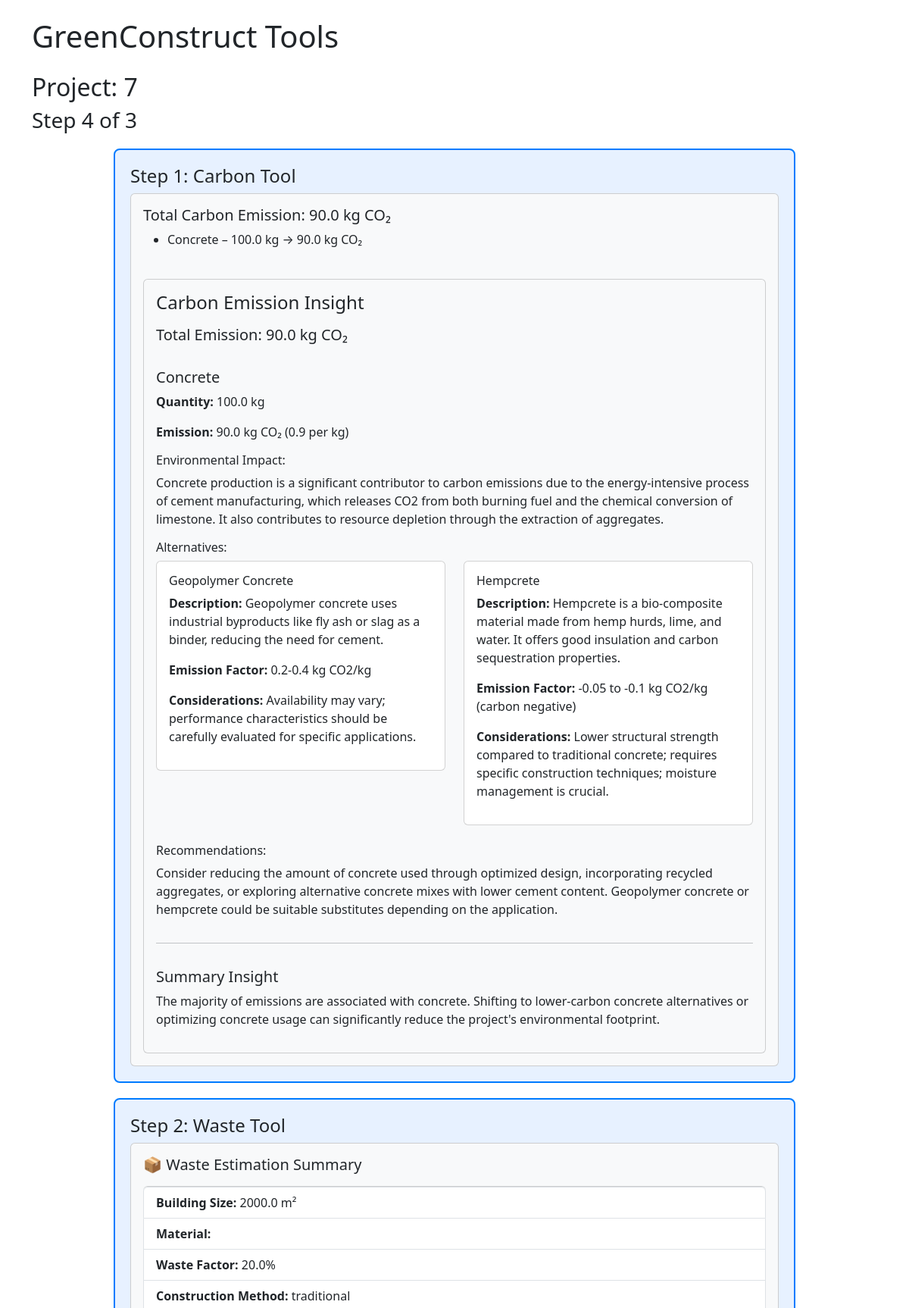
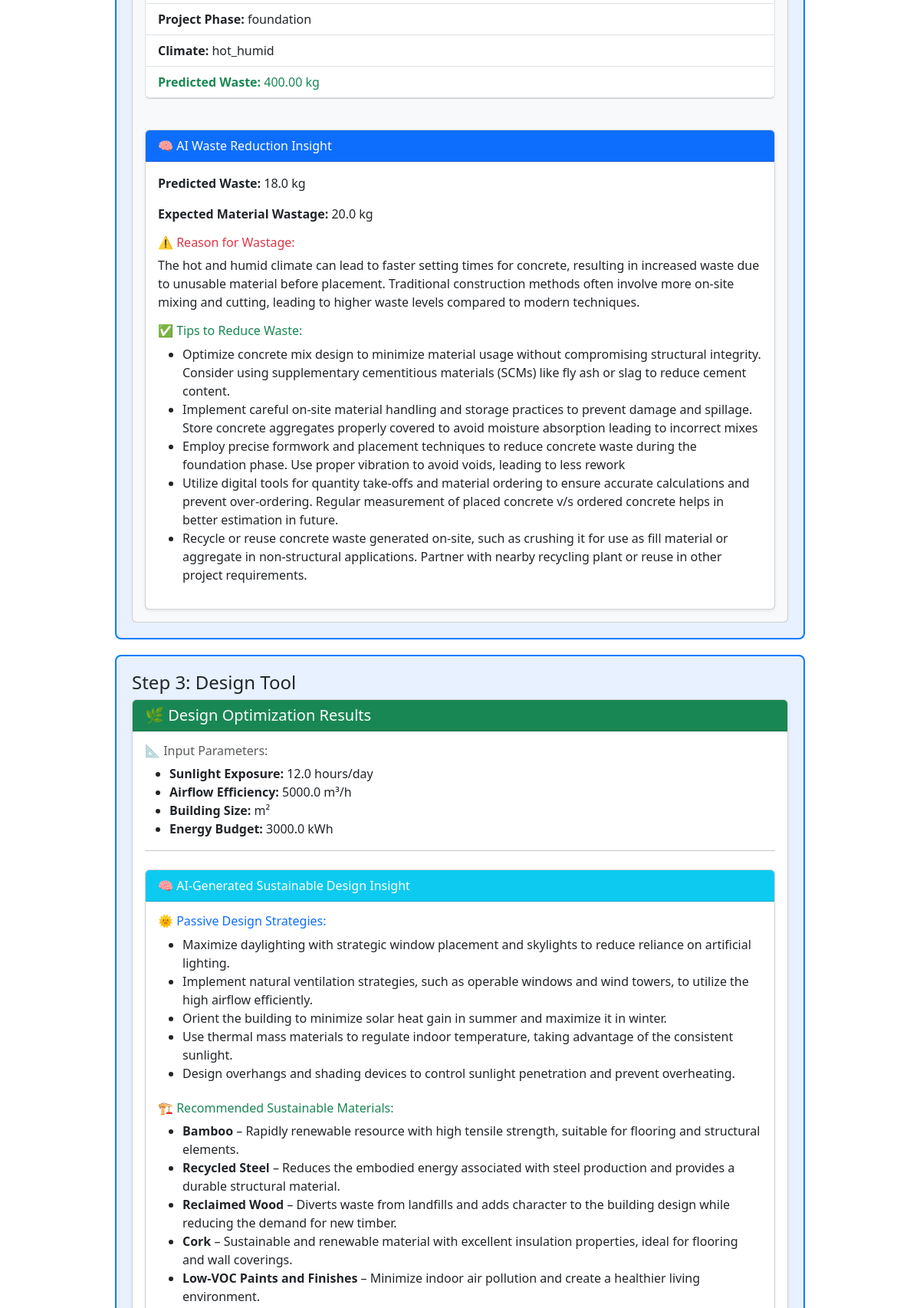
The page /projects/7/step/4/ (upper part) on the database its author committed (2 pictures, top to bottom).
### tools/models.py (models this page shows, shortened)
class Project(models.Model):
    name = models.CharField(max_length=200)
    created_at = models.DateTimeField(auto_now_add=True)
    updated_at = models.DateTimeField(auto_now=True)
    current_step = models.PositiveSmallIntegerField(default=1)
    carbon_data = models.JSONField(null=True, blank=True)
    carbon_insight = models.JSONField(null=True, blank=True)
    waste_data = models.JSONField(null=True, blank=True)
    waste_insight = models.JSONField(null=True, blank=True)
    design_data = models.JSONField(null=True, blank=True)
    design_insight = models.JSONField(null=True, blank=True)
    combined_insight = models.TextField(null=True, blank=True)
    graph_metrics = models.JSONField(null=True, blank=True)
    combined_forecasting = models.JSONField(null=True, blank=True)  # 👈 Add this

### tools/views.py (the view)
# urls.py: path('projects/<int:project_id>/step/<int:step>/', views.project_step, name='project_step')
def project_step(request, project_id, step):
    project = get_object_or_404(Project, id=project_id)
    step = int(step)
    if step > project.current_step:
        return redirect('project_step', project_id=project.id, step=project.current_step)
    MaterialFormSet = formset_factory(MaterialQuantityForm, extra=1)
    context = {'project': project, 'step': step}
    if request.method == 'POST':
        if step == 1:
            formset = MaterialFormSet(request.POST)
            if formset.is_valid():
                total_emission = 0
                breakdown = []
                for form in formset:
                    material = form.cleaned_data.get('material')
                    quantity = form.cleaned_data.get('quantity')
                    if material and quantity:
                        emission = material.co2_intensity * quantity
                        total_emission += emission
                        breakdown.append({
                            'material': material.name,
                            'quantity': quantity,
                            'emission': round(emission, 2),
                        })
                insight = generate_carbon_footprint_insight(breakdown, total_emission)
                project.carbon_data = breakdown
                project.carbon_total_emission = total_emission
                project.carbon_insight = insight
                if project.current_step < 2:
                    project.current_step = 2
                project.save()
                return redirect('project_step', project_id=project.id, step=2)
        elif step == 2:
            form = WasteReductionForm(request.POST)
            if form.is_valid():
                data = form.cleaned_data
                predicted_waste = data['building_size'] * (data['waste_factor'] / 100)
                ai_result = generate_waste_forecasting(
                    data['building_size'], project.carbon_data, data['waste_factor'],
                    data['construction_method'], data['project_phase'], data['climate']
                )
                project.waste_data = {
                    **data,
                    'predicted_waste': predicted_waste
                }
                project.waste_insight = ai_result
                if project.current_step < 3:
                    project.current_step = 3
                project.save()
                return redirect('project_step', project_id=project.id, step=3)
        elif step == 3:
            sunlight = float(request.POST.get('sunlight'))
            airflow = float(request.POST.get('airflow'))
            energy_budget = float(request.POST.get('energy_budget'))
            size = project.waste_data.get("building_size")
            suggestion = generate_design_suggestion_gemini(sunlight, airflow, energy_budget, size)
            project.design_data = {
                'sunlight': sunlight,
                'airflow': airflow,
                'energy_budget': energy_budget
            }
            project.design_insight = suggestion
            combined = generate_combined_insight(project)
            if project.current_step < 4:
                project.current_step = 4
            project.save()
            return redirect('project_detail', project_id=project.id)
    else:
        if step == 1:
            context['formset'] = MaterialFormSet()
            context['materials'] = Material.objects.all()
        elif step == 2:
            context['form'] = WasteReductionForm()
            context['material'] = project.carbon_data
        elif step == 3:
            context['project'] = project  # contains previous design data if any
    return render(request, 'projects/steps.html', context)

### templates/projects/steps.html (shortened to what this page needs)
{% extends "base.html" %}
{% block content %}
<h2>Project: {{ project.id }}</h2>
<h3>Step {{ step }} of 3</h3>
<div class="steps-container">
  <div class="step-box {% if step >= 1 %}active{% else %}disabled{% endif %}">
    <h4>Step 1: Carbon Tool</h4>
    {% if step == 1 %}
      {% include "tools/carbon_tool.html" with formset=carbon_formset %}
    {% elif step > 1 %}
      {% include "tools/carbon_result.html" with breakdown=project.carbon_data total=project.total_emission insight=project.carbon_insight %}
    {% else %}
      <p>Complete Step 1 to unlock this section</p>
    {% endif %}
  </div>
  <div class="step-box {% if step >= 2 %}active{% else %}disabled{% endif %}">
    <h4>Step 2: Waste Tool</h4>
    {% if step == 2 %}
      {% include "tools/waste_tool.html" with form=form %}
    {% elif step > 2 %}
      {% include "tools/waste_result.html" with data=project.waste_data insight=project.waste_insight %}
    {% else %}
      <p>Complete previous steps first</p>
    {% endif %}
  </div>
  <div class="step-box {% if step >= 3 %}active{% else %}disabled{% endif %}">
    <h4>Step 3: Design Tool</h4>
    {% if step == 3 %}
      {% include "tools/design_tool.html" %}
    {% elif step > 3 %}
      {% include "tools/design_result.html" with data=project.design_data insight=project.design_insight %}
    {% else %}
      <p>Complete previous steps first</p>
    {% endif %}
  </div>
</div>
{% endblock %}

### templates/base.html (shortened to what this page needs)
<!DOCTYPE html>
<html>
<head>
    <link href="https://cdn.jsdelivr.net/npm/bootstrap@5.3.0/dist/css/bootstrap.min.css" rel="stylesheet" />
</head>
<body class="p-4">
<div class="container">
    <h1 class="mb-4">GreenConstruct Tools</h1>
    {% block content %}{% endblock %}
</div>
</body>
</html>

### templates/tools/carbon_result.html
<div class="card bg-light p-3">
  <h5>Total Carbon Emission: {{ insight.total_emission }} kg CO₂</h5>
  <ul>
    {% for item in breakdown %}
      <li>{{ item.material }} – {{ item.quantity }} kg → {{ item.emission }} kg CO₂</li>
    {% endfor %}
  </ul>
<div class="card bg-light p-3 mt-4">
  <h4 class="mb-3">Carbon Emission Insight</h4>
  <h5>Total Emission: {{ insight.total_emission }} kg CO₂</h5>
  {% for item in insight.materials %}
    <div class="mt-4">
      <h5>{{ item.material }}</h5>
      <p><strong>Quantity:</strong> {{ item.quantity }} kg</p>
      <p><strong>Emission:</strong> {{ item.emission }} kg CO₂ ({{ item.emission_per_unit }} per kg)</p>
      <div class="mb-3">
        <h6>Environmental Impact:</h6>
        <p>{{ item.environmental_impact }}</p>
      </div>
      {% if item.alternatives %}
        <div class="mb-3">
          <h6>Alternatives:</h6>
          <div class="row">
            {% for alt in item.alternatives %}
              <div class="col-md-6">
                <div class="card mb-2">
                  <div class="card-body">
                    <h6 class="card-title">{{ alt.material }}</h6>
                    <p><strong>Description:</strong> {{ alt.description }}</p>
                    <p><strong>Emission Factor:</strong> {{ alt.emission_factor }}</p>
                    <p><strong>Considerations:</strong> {{ alt.considerations }}</p>
                  </div>
                </div>
              </div>
            {% endfor %}
          </div>
        </div>
      {% endif %}
      <div class="mb-3">
        <h6>Recommendations:</h6>
        <p>{{ item.recommendations }}</p>
      </div>
    </div>
    <hr>
  {% endfor %}
  <div class="mt-3">
    <h5>Summary Insight</h5>
    <p>{{ insight.summary_insight }}</p>
  </div>
</div>
</div>

### templates/tools/waste_result.html
<div class="card bg-light p-3">
  <h5 class="mb-3">📦 Waste Estimation Summary</h5>
  <ul class="list-group mb-3">
    <li class="list-group-item">
      <strong>Building Size:</strong> {{ data.building_size }} m²
    </li>
    <li class="list-group-item">
      <strong>Material:</strong> {{ data.material }}
    </li>
    <li class="list-group-item">
      <strong>Waste Factor:</strong> {{ data.waste_factor }}%
    </li>
    <li class="list-group-item">
      <strong>Construction Method:</strong> {{ data.construction_method }}
    </li>
    <li class="list-group-item">
      <strong>Project Phase:</strong> {{ data.project_phase }}
    </li>
    <li class="list-group-item">
      <strong>Climate:</strong> {{ data.climate }}
    </li>
    <li class="list-group-item text-success">
      <strong>Predicted Waste:</strong> {{ data.predicted_waste|floatformat:2 }} kg
    </li>
  </ul>
{% if insight %}
  <div class="card mt-4 shadow-sm">
    <div class="card-header bg-primary text-white">
      🧠 AI Waste Reduction Insight
    </div>
    <div class="card-body">
      <p><strong>Predicted Waste:</strong> {{ insight.predicted_waste_kg }} kg</p>
      <p><strong>Expected Material Wastage:</strong> {{ insight.expected_material_wastage_kg }} kg</p>
      <div class="mb-3">
        <h6 class="text-danger">⚠️ Reason for Wastage:</h6>
        <p>{{ insight.reason_for_wastage }}</p>
      </div>
      <div>
        <h6 class="text-success">✅ Tips to Reduce Waste:</h6>
        <ul>
          {% for tip in insight.waste_reduction_tips %}
            <li>{{ tip }}</li>
          {% endfor %}
        </ul>
      </div>
    </div>
  </div>
{% endif %}
</div>

### templates/tools/design_result.html (shortened to what this page needs)
<div class="card shadow-sm mb-4">
  <div class="card-header bg-success text-white">
    <h5 class="mb-0">🌿 Design Optimization Results</h5>
  </div>
  <div class="card-body">
    <h6 class="text-muted">📐 Input Parameters:</h6>
    <ul>
      <li><strong>Sunlight Exposure:</strong> {{ project.design_data.sunlight }} hours/day</li>
      <li><strong>Airflow Efficiency:</strong> {{ project.design_data.airflow }} m³/h</li>
      <li><strong>Building Size:</strong> {{ project.design_data.size }} m²</li>
      <li><strong>Energy Budget:</strong> {{ project.design_data.energy_budget }} kWh</li>
    </ul>
    <hr>
{% if project.design_insight %}
  {% with insight=project.design_insight %}
    <div class="card mt-4 shadow-sm">
      <div class="card-header bg-info text-white">
        🧠 AI-Generated Sustainable Design Insight
      </div>
      <div class="card-body">
        <h6 class="text-primary">🌞 Passive Design Strategies:</h6>
        <ul>
          {% for strategy in insight.passive_design_strategies %}
            <li>{{ strategy }}</li>
          {% endfor %}
        </ul>
        <h6 class="text-success mt-4">🏗️ Recommended Sustainable Materials:</h6>
        <ul>
          {% for material in insight.recommended_materials %}
            <li><strong>{{ material.name }}</strong> – {{ material.reason }}</li>
          {% endfor %}
        </ul>
      </div>
    </div>
  {% endwith %}
{% endif %}
  </div>
</div>

### templates/projects/steps.html (style rules this page uses)
.steps-container { max-width: 900px; margin: 20px auto; }
.step-box { border: 2px solid #ddd; padding: 20px; margin-bottom: 20px; border-radius: 8px; background: #f9f9f9; opacity: 1; pointer-events: auto; transition: background-color 0.3s ease; }
.step-box.active { border-color: #007bff; background: #e7f1ff; }

### rows shown on the page
Project: id "7", design_data.sunlight "12.0", design_data.airflow "5000.0", design_data.energy_budget "3000.0"

### other values the page prints
{{ step }} "4"
{{ insight.total_emission }} "90.0"
{{ item.material }} "Concrete"
{{ item.quantity }} "100.0"
{{ item.emission }} "90.0"
{{ item.emission_per_unit }} "0.9"
{{ alt.material }} "Geopolymer Concrete" "Hempcrete"
{{ alt.description }} "Geopolymer concrete uses industrial byproducts like fly ash or slag as a binder, reducing the need for cement." "Hempcrete is a bio-composite material made from hemp hurds, lime, and water. It offers good insulation and carbon sequestration properties."
{{ alt.emission_factor }} "0.2-0.4 kg CO2/kg" "-0.05 to -0.1 kg CO2/kg (carbon negative)"
{{ alt.considerations }} "Availability may vary; performance characteristics should be carefully evaluated for specific applications." "Lower structural strength compared to traditional concrete; requires specific construction techniques; moisture management is crucial."
{{ insight.summary_insight }} "The majority of emissions are associated with concrete. Shifting to lower-carbon concrete alternatives or optimizing concrete usage can significantly reduce the project's environmental footprint."
{{ data.building_size }} "2000.0"
{{ data.waste_factor }} "20.0"
{{ data.construction_method }} "traditional"
{{ data.project_phase }} "foundation"
